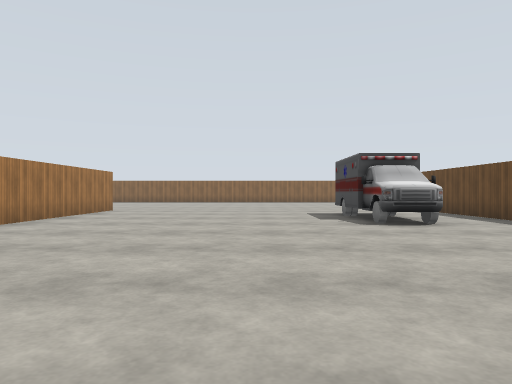
view 1 (above)

19 first-person views from a walk through a Gazebo world. The camera is 1.2 m above the floor, looks level and sees 70° across. The floor is counted in squares, 2 m on a side. Each view is taken from the middle of a square. On the plan, view 1 faces up. The plan holds only what a view shows up to about 10 squares ahead; the rest is blank. The place goes on beyond the plan. Simple patterns stand in for the simulator's built-in surfaces. Some stock models are drawn as simple stand-ins. Some surface patterns are stand-ins.

view 2
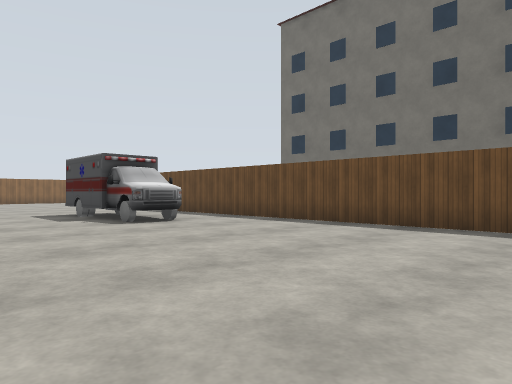

view 3
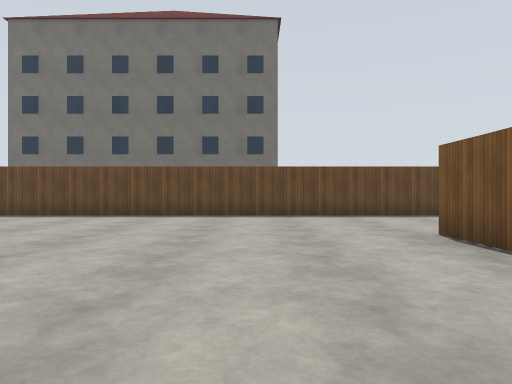

view 4
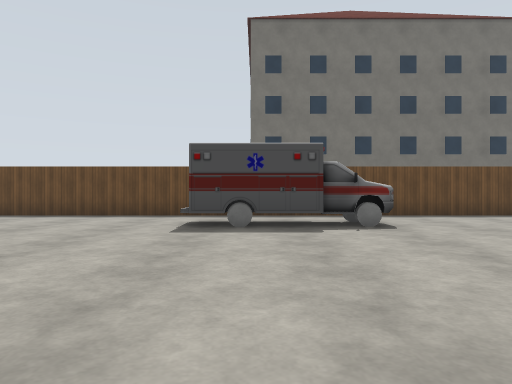

view 5
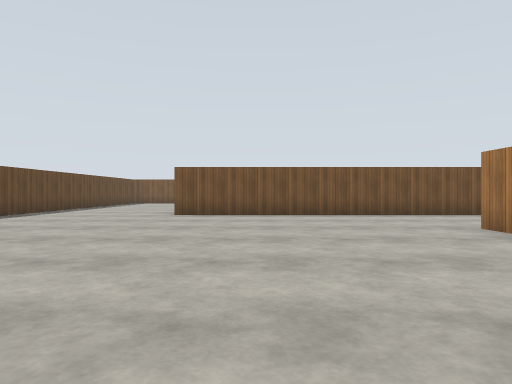

view 6
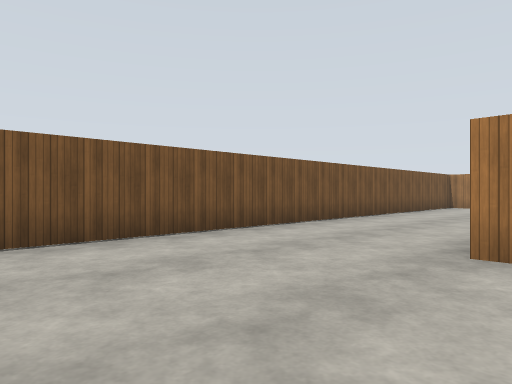

view 7
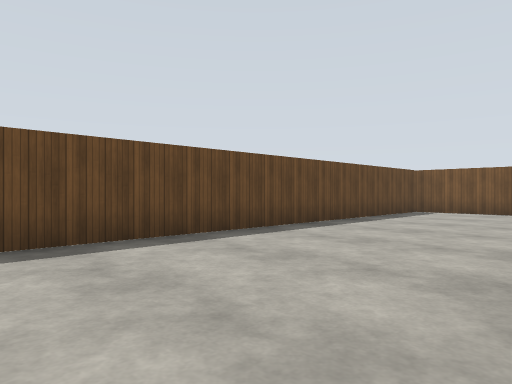

view 8
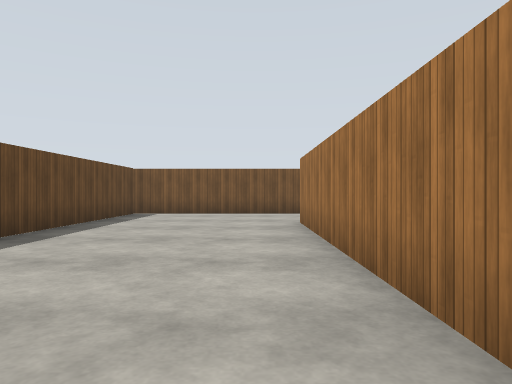

view 9
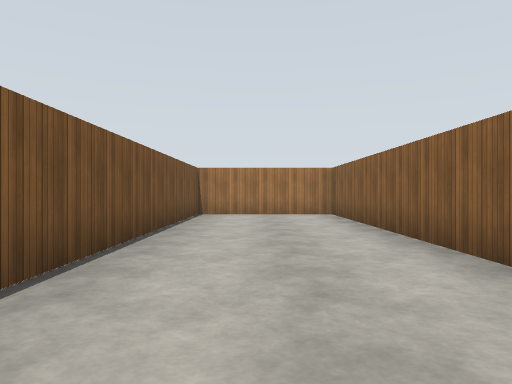

view 10
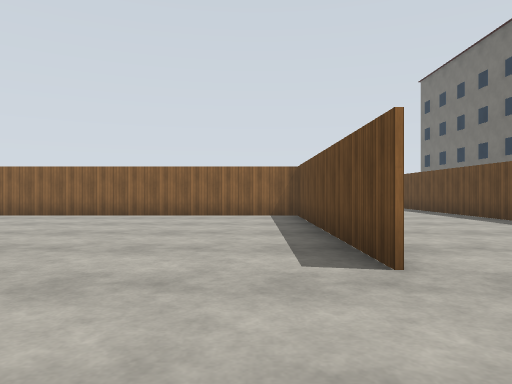

view 11
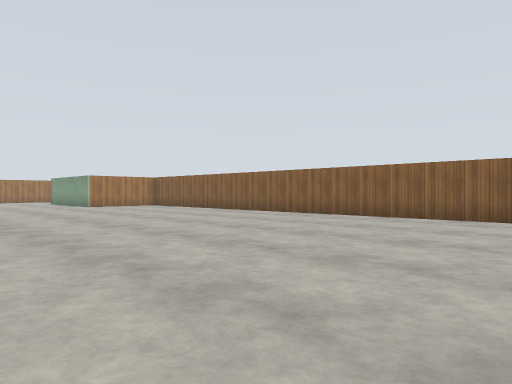

view 12
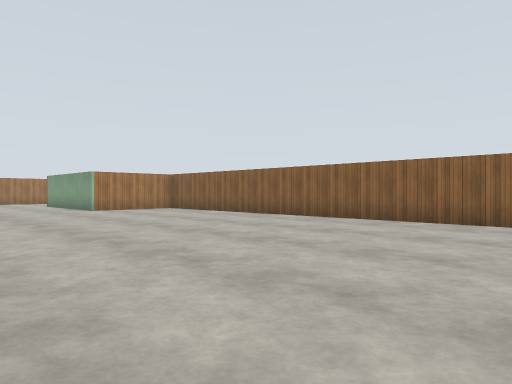

view 13
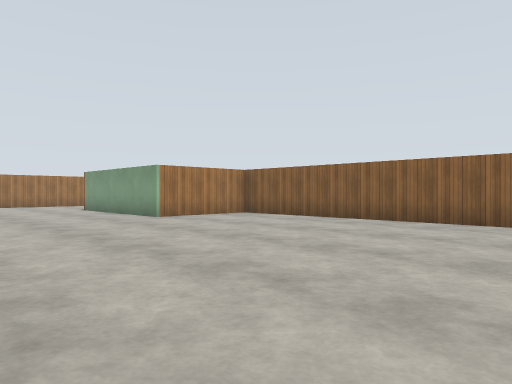

view 14
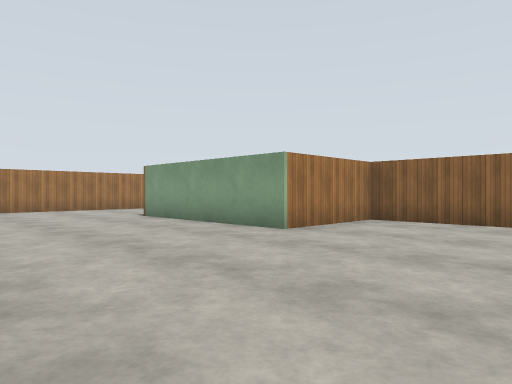

view 15
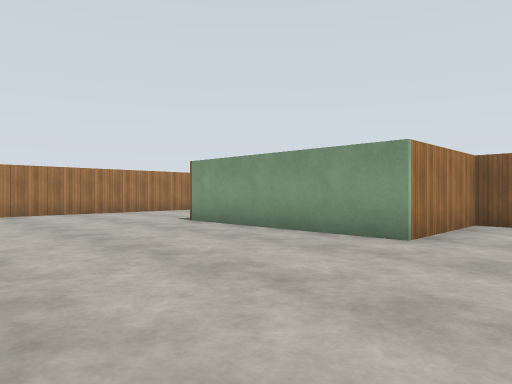

view 16
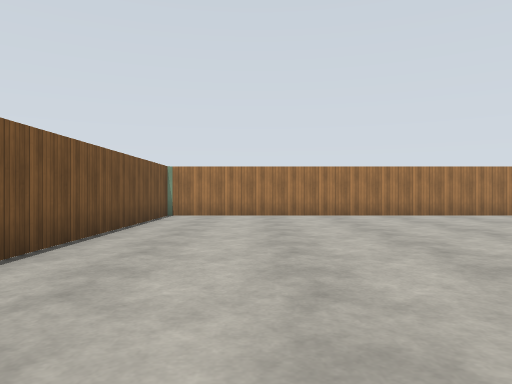

view 17
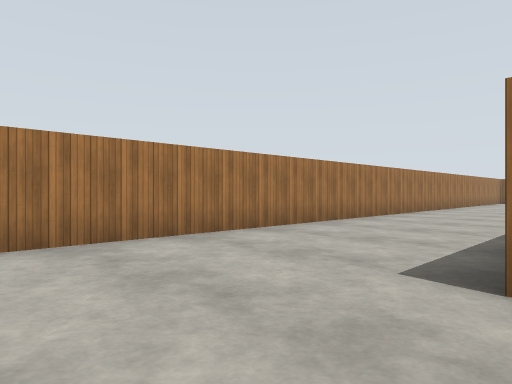

view 18
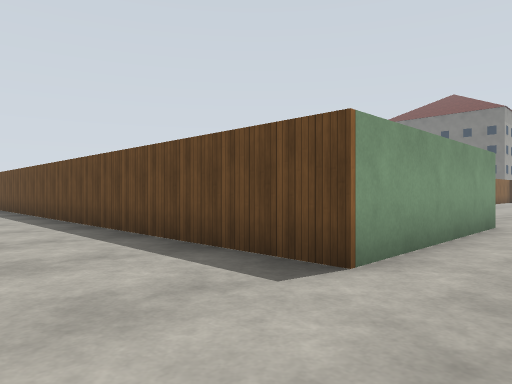

view 19
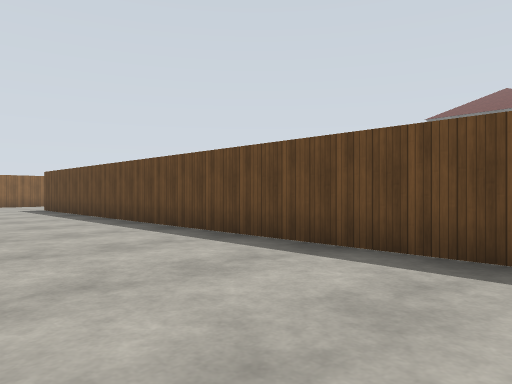

### Floor plan
Points are (right, up) in squares from view 1. A wall is a line through its corners. A room is listed if a view was taken in it or the views show most of it. See-through windows are left out.
Room 1 (views 1, 2, 3, 4, 5, 6, 7, 8, 9)
walls: (-4.7, 1.7) (-4.7, 1); (-4.7, 10) (-4.7, 6.6); (-8.9, 1) (-15.8, 1) (-15.8, -3); (1.1, -3.1) (1.1, -9.3); (-15.8, -2.6) (1.2, -2.6); (2.9, -12.2) (4, -12.2); (5.4, -12) (5.4, 14.5)
ways out: opening at (2, -11) to room 2
objects: ambulance (2, 7) to (3, 10)
Room 2 (views 10, 11, 12, 13, 14, 15, 16, 17, 18, 19)
walls: (-15.8, -3) (-15.8, -5.5) (-20.5, -5.5) (-20.5, 7.6); (-24.3, 1.9) (-24.3, -12.2) (-18.1, -12.2); (1.1, -9.3) (1.1, -2.6) (-15.9, -2.6)
ways out: opening at (2, -11) to room 1

Where each view was taken, in squares from view 1:
view 1: 0 up, 0 right, facing up
view 2: 0 up, 1 left, facing up-right
view 3: 0 up, 4 left, facing right
view 4: 9 up, 4 left, facing right
view 5: 7 up, 1 left, facing down
view 6: 2 up, 1 left, facing down-left
view 7: 1 down, 1 right, facing down-right
view 8: 2 down, 2 right, facing down
view 9: 1 down, 6 left, facing left
view 10: 12 down, 0 right, facing up
view 11: 11 down, 1 left, facing up-left
view 12: 10 down, 4 left, facing up-left
view 13: 10 down, 8 left, facing up-left
view 14: 10 down, 12 left, facing up-left
view 15: 10 down, 14 left, facing up-left
view 16: 10 down, 15 left, facing left
view 17: 8 down, 20 left, facing up-left
view 18: 7 down, 23 left, facing up-right
view 19: 3 down, 24 left, facing up-right
